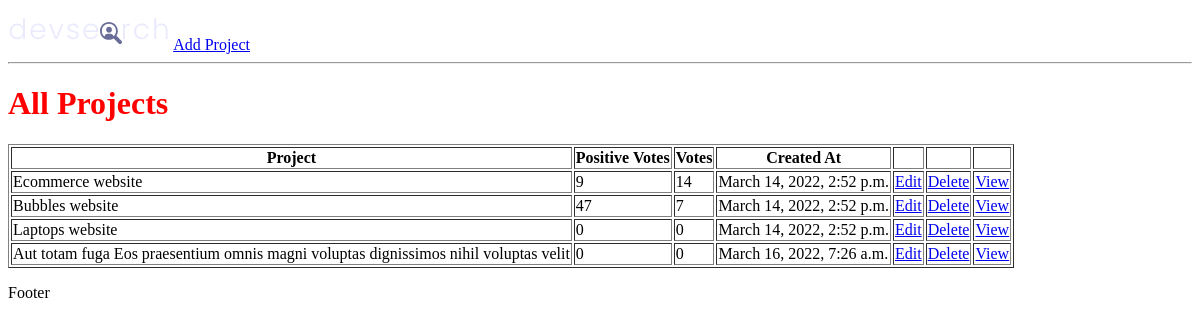
The app's page /projects/, older data.
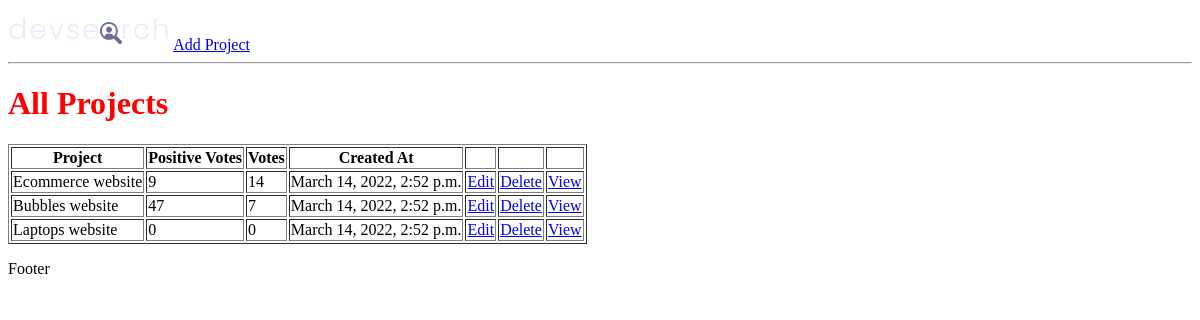
The same page, newer data.
### projects/models.py (models this page shows, shortened)
class Project(models.Model):
    title = models.CharField(max_length=200)
    description = models.TextField(null=True, blank=True)
    featured_image = models.ImageField(
        null=True, blank=True, default="default.jpg")
    demo_link = models.CharField(max_length=2000, null=True, blank=True)
    source_link = models.CharField(max_length=2000, null=True, blank=True)
    tags = models.ManyToManyField("Tag", blank=True)
    vote_total = models.IntegerField(default=0, null=True, blank=True)
    vote_ratio = models.IntegerField(default=0, null=True, blank=True)
    created = models.DateTimeField(auto_now_add=True)
    id = models.UUIDField(default=uuid.uuid4, unique=True, primary_key=True)

### projects/views.py (the view)
# urls.py: path('projects/', include("projects.urls"))
def projects(request):
    projects = Project.objects.all()
    context = {"projects": projects}
    return render(request, 'projects/projects.html', context)

### projects/templates/projects/projects.html
{% extends "main.html" %} {% block content %}
<h1>All Projects</h1>
<p>
  <table border="1">
    <thead>
      <th>Project</th>
      <th>Positive Votes</th>
      <th>Votes</th>
      <th>Created At</th>
      <th></th>
      <th></th>
      <th></th>
    </thead>
    <tbody>
      {% for project in projects %}
        <tr>
          <td>{{project.title}}</td>
          <td>{{project.vote_ratio}}</td>
          <td>{{project.vote_total}}</td>
          <td>{{project.created}}</td>
          <td><a href="{% url 'update-project' project.id %}">Edit</a></td>
          <td><a href="{% url 'delete-project' project.id %}" onclick="return confirm('Are you sure? do you want to delete {{project.title}}');">Delete</a></td>
          <td><a href="{% url 'project' project.id %}">View</a></td>
        </tr>
      {% endfor %}
    </tbody>
  </table>
</p>
{% endblock content %}

### templates/main.html (shortened to what this page needs)
<!DOCTYPE html>
{% load static %}
<html lang="en">
  <head>
    <link rel="stylesheet" href="{% static 'styles/main.css' %}" />
  </head>
  <body>
    {% include "navbar.html" %} {% block content%} {% endblock content%}
    <p>Footer</p>
  </body>
</html>

### templates/navbar.html
{% load static %}
<img src="{% static 'images/logo.svg' %}" alt="logo" />
<a href="{% url 'create-project' %}">Add Project</a>
<hr />

### static/styles/main.css (style rules this page uses)
h1 { color: red; }

Row changes from the older to the newer data that the page shows:
removed Project: title "Aut totam fuga Eos praesentium omnis magni voluptas dignissimos nihil voluptas velit", vote_ratio "0", vote_total "0", created "March 16, 2022, 7:26 a.m."
